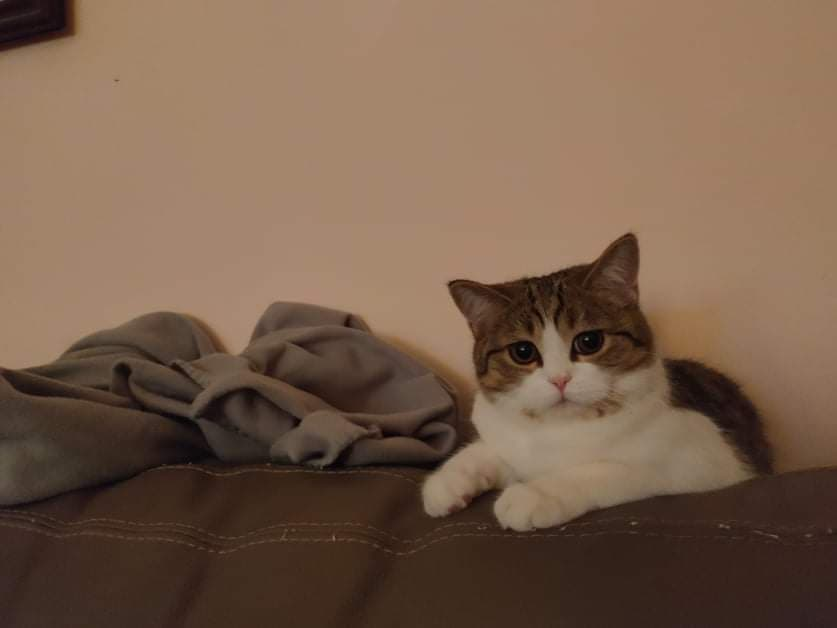
#> input picture Application/opencv/photos/liza.jpg, 837 x 628 px
$ python basic.py
#> lines starting #> are read from the running program, lines starting #| are printed output that depends on the picture; after the words box and inside, x2 and y2 are one past the last pixel; in counts of white or black regions, pixels touching at a corner belong together
import cv2 as cv
img = cv.imread('../photos/liza.jpg')
#> img is the input picture: shape (628, 837, 3); mean B, G, R 74.9, 94, 119.6
#cv.imshow('Macka', img)
#prebacivanje slike u grayscale
gray= cv.cvtColor(img, cv.COLOR_BGR2GRAY)
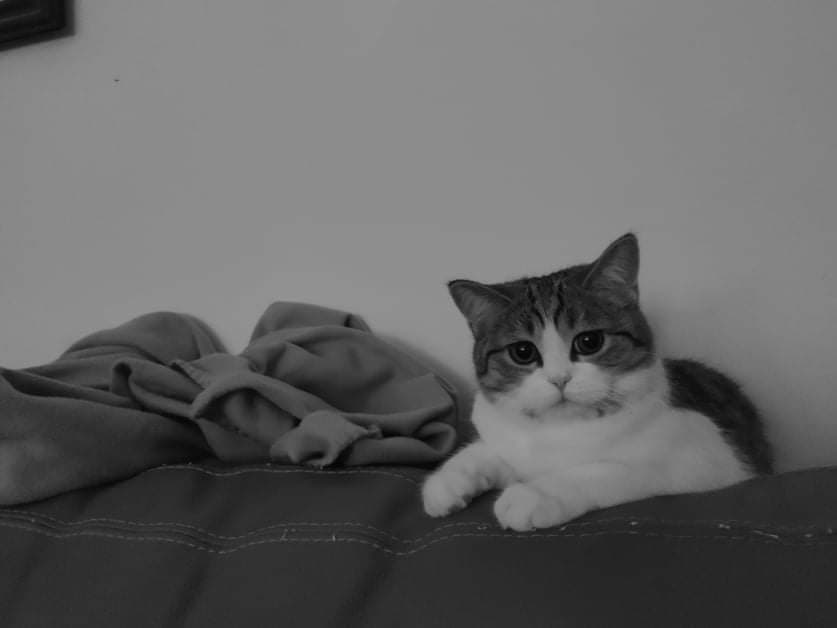
#> gray: shape (628, 837); min 0, max 160, mean 99.5
#cv.imshow('Grayscale macka', gray)
#blur slike
blur = cv.GaussianBlur(img, (9,9), cv.BORDER_DEFAULT)
#voditi racuna o srednjem parametru, on nam kaze koliki blur primenjujemo
#ako stavimo (3,3) blur ce da bude manji, a ako stavimo (7,7) bice vise zamuceno
#cv.imshow('Mutna macka', blur)
#trazenje ivica (edge cascade)
canny = cv.Canny(blur, 125, 175)
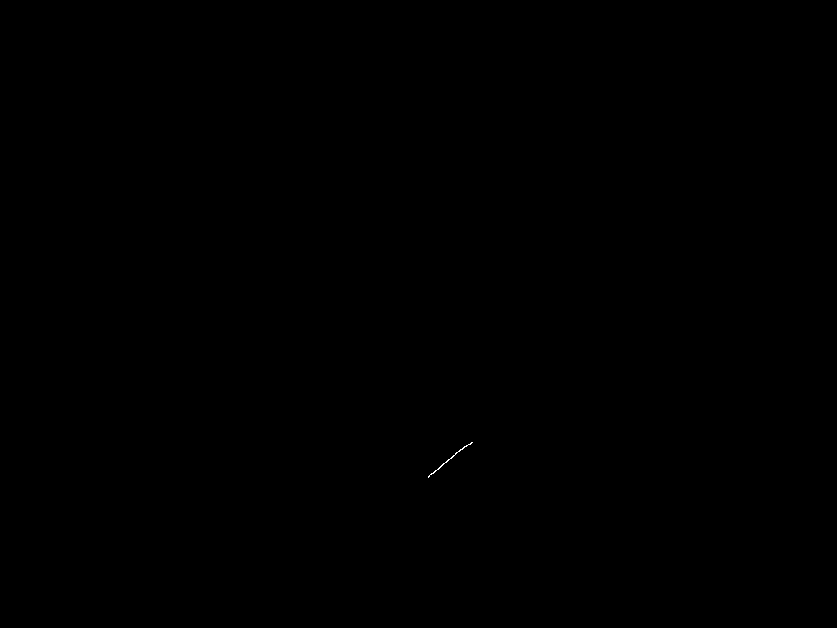
#> canny: shape (628, 837); 0.01% white in thin lines or dots, all inside (x1, y1, x2, y2) = (428, 442, 473, 478)
#ako Canny funkciji kao parametar prosledimo blur umesto img onda cemo imati manje ivica
#ukoliko zelimo vise ivica tj detaljniji prikaz, onda prosledimo img kao parametar                                                                                                                                                   metar
#cv.imshow('Canny macka', canny)
#Dilating slike
dilated = cv.dilate(img, (9,9), iterations=3)
#ovde se desava da ivica postaju bolje vidljive, sto je veci srednji parametar to je debljina ivica veca
#osim toga, da bi promene bile jos uocljivije, potrebno je povecati broj iteracija
cv.imshow('Dilated',dilated)
#Eroding slike
eroded = cv.erode(dilated, (3,3) , iterations=3)
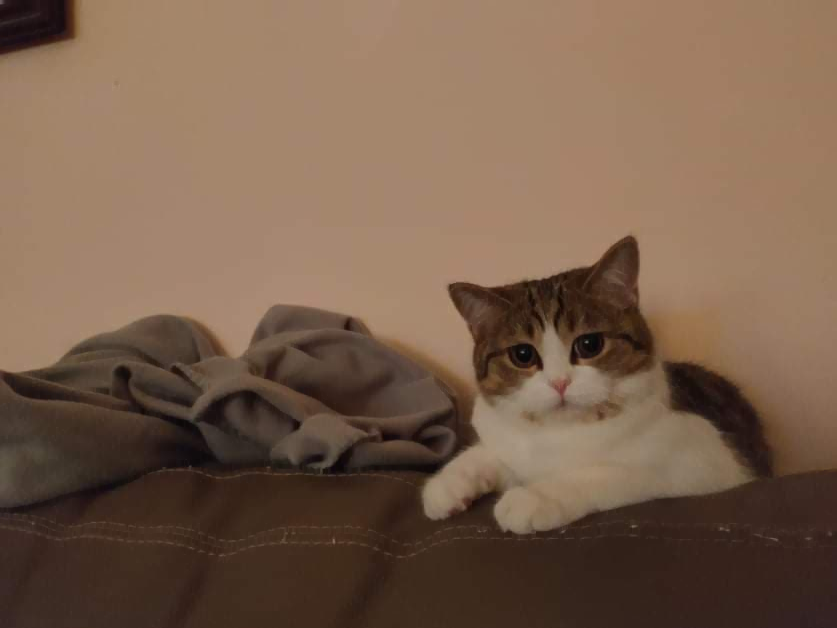
#> eroded: shape (628, 837, 3); mean B, G, R 75.5, 94.6, 120.3
#cv.imshow('Eroded', eroded)
#ovo bi nam sluzilo ako zelimo da na osnovu dilated slike rekonstruisemo pocetne ivice tj canny sliku
#dobije se skoro isti edge cascade
#Resize slike
resized = cv.resize(img, (500,500))
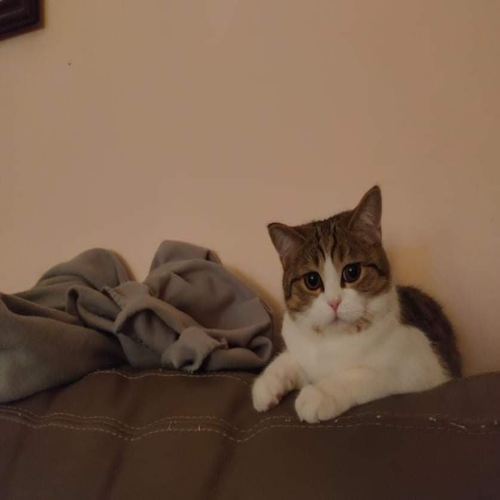
#> resized: shape (500, 500, 3); mean B, G, R 74.9, 93.9, 119.6
#cv.imshow('Resized', resized)
#Crop slike
cropped = img[50:200, 200:400] #ovo mozemo da radimo jer su slike zapravo nizovi
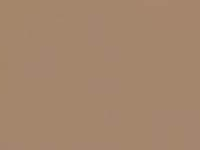
#> cropped: shape (150, 200, 3); mean B, G, R 108.5, 133.8, 164.1
#cv.imshow('Cropped', cropped)

cv.waitKey(0)
